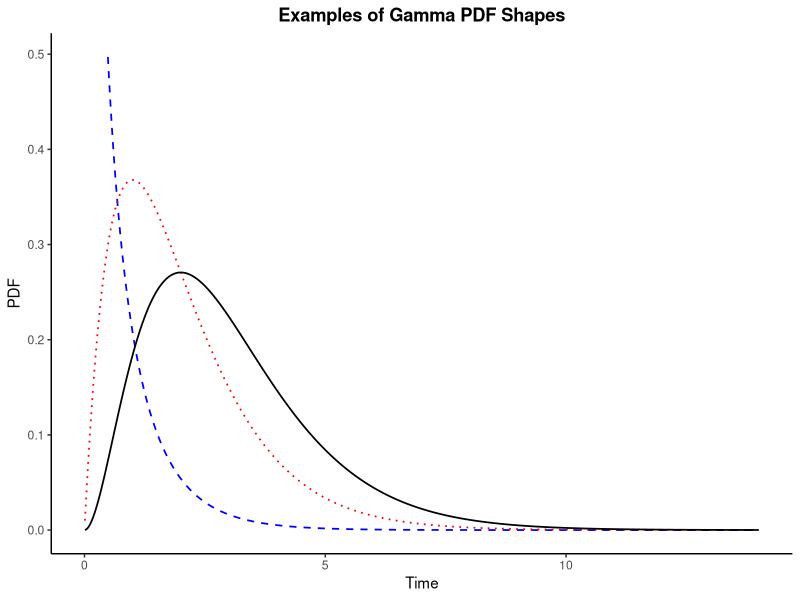
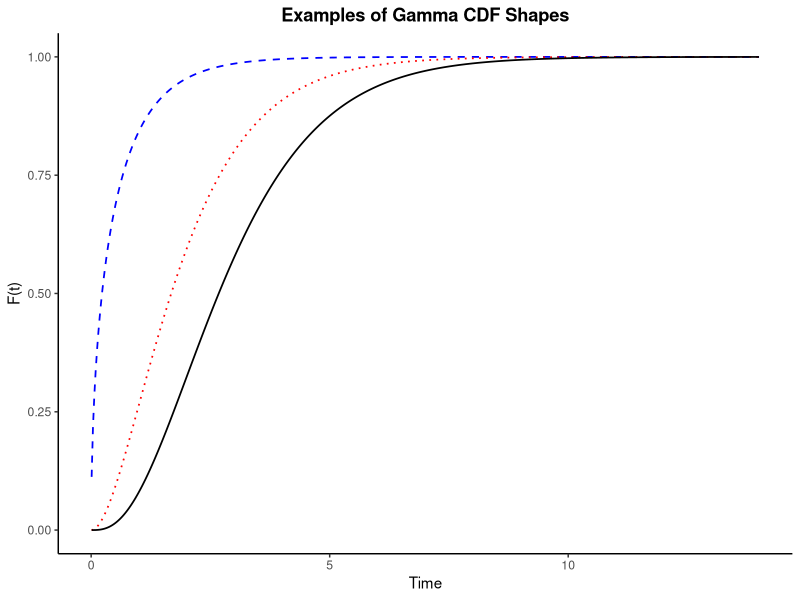
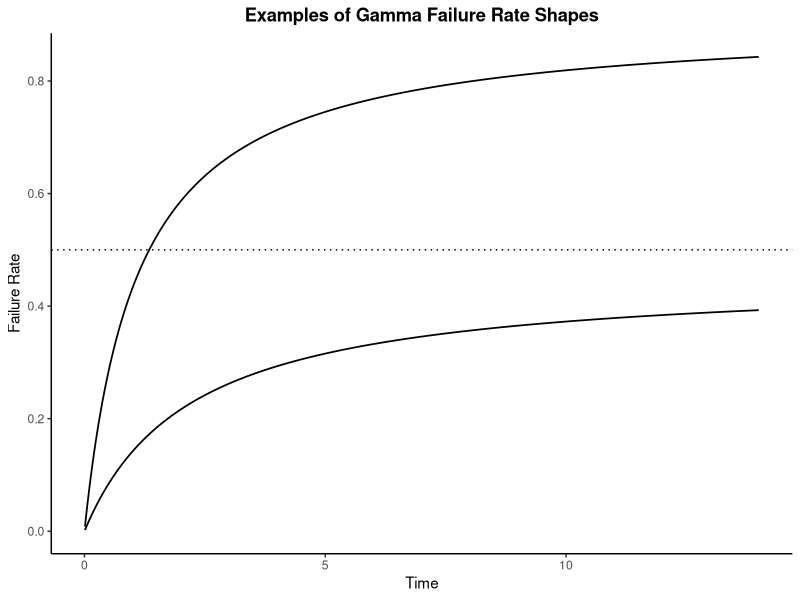
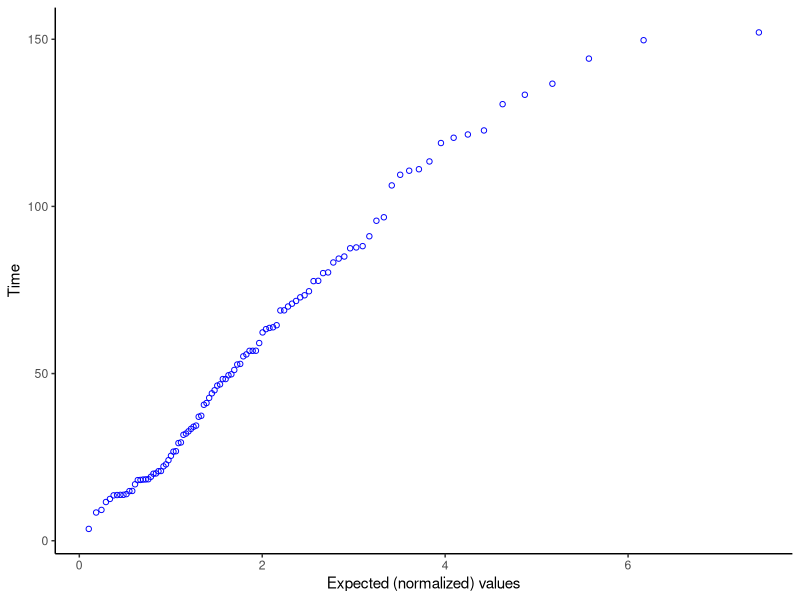

These figures' R source, in order:
## ---- chunk 1
#| label: fig-apr-165-pdf-shapes
#| fig-cap: "Examples of gamma PDF shapes"
#| code-fold: true
#| message: false
library(tidyverse)

t_seq <- seq(0.01, 14, length.out = 500)
shape_levels <- c("a = .5", "a = 2", "a = 3")
shape_vals <- c(0.5, 2, 3)
pdf_df <- map2_dfr(shape_vals, shape_levels, \(a, lbl) tibble(t = t_seq, fx = dgamma(t_seq, shape = a, scale = 1), shape = lbl)) |>
  mutate(shape = factor(shape, levels = shape_levels)) |>
  filter(fx <= 0.52)

ggplot(pdf_df, aes(t, fx, color = shape, linetype = shape)) +
  geom_line(linewidth = 0.6) +
  scale_color_manual(values = c("blue", "red", "black"), guide = "none") +
  scale_linetype_manual(values = c("dashed", "dotted", "solid"), guide = "none") +
  labs(title = "Examples of Gamma PDF Shapes", x = "Time", y = "PDF") +
  theme_classic() +
  theme(plot.title = element_text(hjust = 0.5, face = "bold"))
## ---- chunk 2
#| label: fig-apr-165-cdf-shapes
#| fig-cap: "Examples of gamma CDF shapes"
#| code-fold: true
cdf_df <- map2_dfr(shape_vals, shape_levels, \(a, lbl) tibble(t = t_seq, cdf = pgamma(t_seq, shape = a, scale = 1), shape = lbl)) |>
  mutate(shape = factor(shape, levels = shape_levels))

ggplot(cdf_df, aes(t, cdf, color = shape, linetype = shape)) +
  geom_line(linewidth = 0.6) +
  scale_color_manual(values = c("blue", "red", "black"), guide = "none") +
  scale_linetype_manual(values = c("dashed", "dotted", "solid"), guide = "none") +
  labs(title = "Examples of Gamma CDF Shapes", x = "Time", y = "F(t)") +
  theme_classic() +
  theme(plot.title = element_text(hjust = 0.5, face = "bold"))
## ---- chunk 3
#| label: fig-apr-165-failure-rate-shapes
#| fig-cap: "Examples of gamma failure rate shapes"
#| code-fold: true
h_gamma <- function(t, shape, scale) dgamma(t, shape = shape, scale = scale) / (1 - pgamma(t, shape = shape, scale = scale))

t_fr <- seq(0.01, 14, length.out = 500)
fr_df <- bind_rows(
  tibble(t = t_fr, fr = h_gamma(t_fr, 2, 2.2), curve = "a"),
  tibble(t = t_fr, fr = h_gamma(t_fr, 2, 1.1), curve = "b")
)

ggplot(fr_df, aes(t, fr, group = curve)) +
  geom_line(linewidth = 0.6, color = "black") +
  geom_hline(yintercept = 0.5, linetype = "dotted") +
  labs(title = "Examples of Gamma Failure Rate Shapes", x = "Time", y = "Failure Rate") +
  theme_classic() +
  theme(plot.title = element_text(hjust = 0.5, face = "bold"))
## ---- chunk 4
#| label: fig-apr-165-probability-plot
#| fig-cap: "Gamma probability plot of 100 simulated gamma random numbers"
#| code-fold: true
set.seed(42)
gamma_sample <- rgamma(100, shape = 2, scale = 30)
expected_gamma <- qgamma(ppoints(length(gamma_sample)), shape = 2)

ggplot(tibble(expected = expected_gamma, time = sort(gamma_sample)), aes(expected, time)) +
  geom_point(shape = 1, color = "blue") +
  labs(x = "Expected (normalized) values", y = "Time") +
  theme_classic()
## ---- chunk 5
#| label: verify-apr-165-pdf-cdf
#| code-fold: true
pdf_val <- dgamma(24, shape = 2, scale = 30)
cdf_val <- pgamma(24, shape = 2, scale = 30)
rel_val <- 1 - cdf_val
fr_val <- pdf_val / rel_val

tibble(
  Statistic = c("PDF", "CDF", "Reliability", "Failure Rate"),
  Value = c(pdf_val, cdf_val, rel_val, fr_val)
) |>
  knitr::kable(digits = 5, align = "lr")
